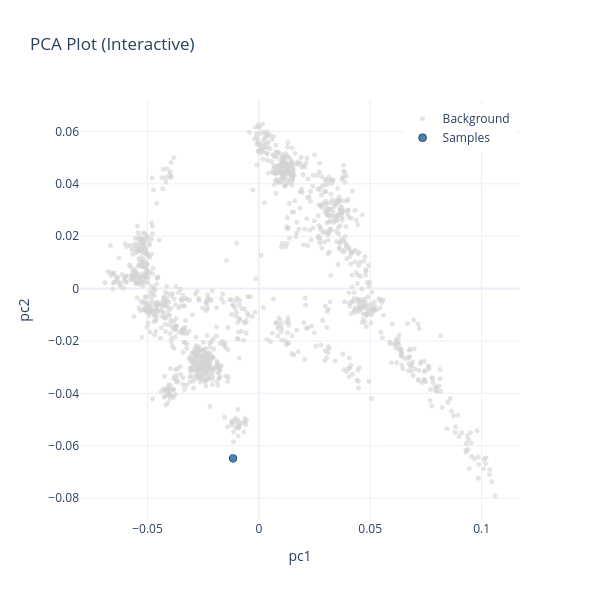

The code cell stored with this chart in its notebook:
### Code cell
%%time
test_all()

### Figure 1 — Plotly figure (JSON) as saved in the notebook; plotly's stock layout.template omitted (floating-point values rounded to 4 significant figures; data arrays with more than 128 entries replaced by an {"elided": "..."} marker saying what was removed)
{"data": [{"hovertemplate": "<b>%{text}</b><br>pc1: %{x}<br>pc2: %{y}<extra></extra>", "marker": {"color": "lightgray", "opacity": 0.6, "size": 5}, "mode": "markers", "name": "Background", "text": {"elided": "1250 str values"}, "type": "scattergl", "x": {"elided": "1250 float values"}, "y": {"elided": "1250 float values"}}, {"hovertemplate": "<b>%{text}</b><br>pc1: %{x}<br>pc2: %{y}<extra></extra>", "marker": {"color": "steelblue", "line": {"color": "black", "width": 0.5}, "size": 8}, "mode": "markers", "name": "Samples", "text": ["SUA002"], "type": "scattergl", "x": [-0.01158], "y": [-0.06484]}], "layout": {"height": 600, "legend": {"x": 0.99, "xanchor": "right", "y": 0.99, "yanchor": "top"}, "title": {"text": "PCA Plot (Interactive)"}, "width": 600, "xaxis": {"title": {"text": "pc1"}}, "yaxis": {"title": {"text": "pc2"}}}}
